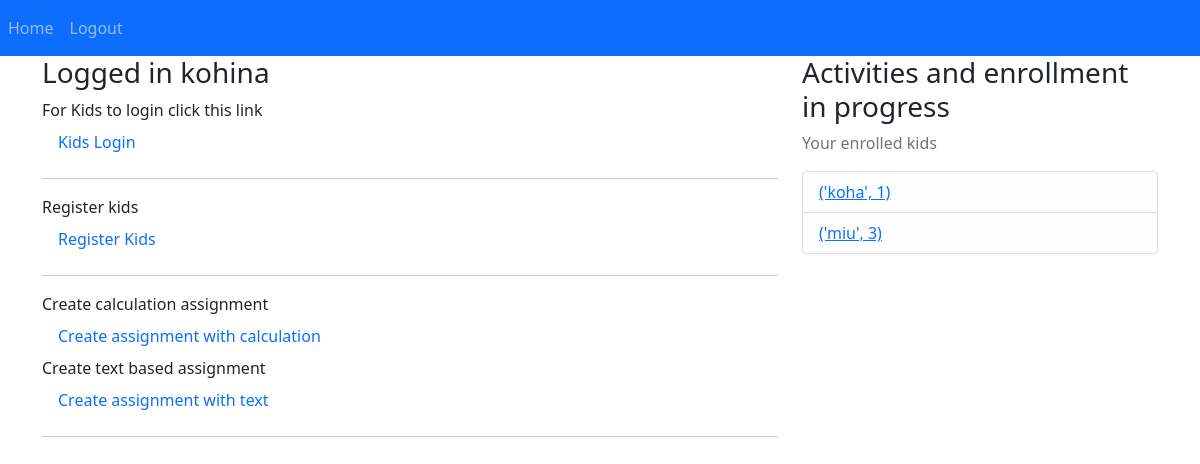
Page / (signed in) on the earlier database version.
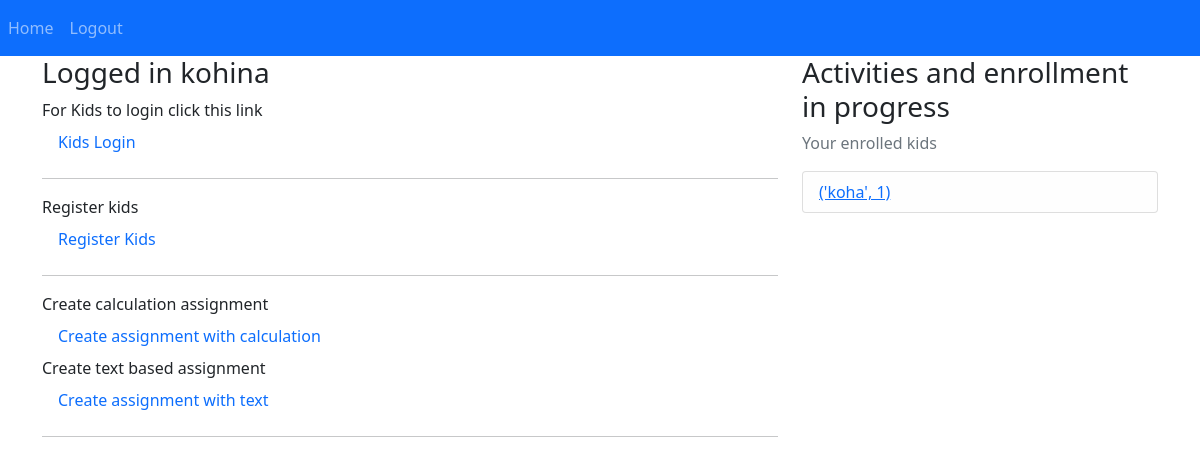
Same page on the later database version.
### webapp/models.py (models this page shows)
class Users(db.Model, UserMixin):
    id = db.Column(db.Integer, primary_key=True, autoincrement=True)
    username = db.Column(db.String(20), unique=True, nullable=False)
    email = db.Column(db.String(120), unique=True, nullable=False)
    password = db.Column(db.String(60), nullable=False)
    registerdate = db.Column(db.DateTime, default=datetime.utcnow())
    registerkids = db.relationship('Registerkids', backref='users', lazy=True)
    def __repr__(self):
        return f"User('{self.username}', '{self.email}')"

class Registerkids(db.Model):
    id = db.Column(db.Integer, primary_key=True, autoincrement=True)
    kidsusername = db.Column(db.String(20), unique=True, nullable=False)
    kidspassword = db.Column(db.String(60), nullable=False)
    age = db.Column(db.Integer)
    user_id = db.Column(db.Integer, db.ForeignKey('users.id')) #, nullable=False)
    score = db.Column(db.Integer, default=0)
    moduleid = db.relationship('Modules', backref='registerkids', lazy=True)

### webapp/parents.py (the view)
@parents.route('/',methods=['GET','POST'])
def home():
    enrolled =""
    if current_user.is_authenticated:
        print("authenticated" , current_user.id)
        print(current_user)
        enrolled = db.session.query(Registerkids, Users).outerjoin(Users, Registerkids.user_id==Users.id).filter(Registerkids.user_id==current_user.id).all()
        print("query results ",enrolled)
    return render_template('home.html', title='Home', enrolled = enrolled, user = current_user)

### webapp/__init__.py (called while the page is built)
def create_app():
    app = Flask(__name__)
    app.config['SECRET_KEY'] = SECRET_KEY
    app.config['SQLALCHEMY_DATABASE_URI'] = SQLALCHEMY_DATABASE_URI
    bcrypt.init_app(app)
    login_manager.init_app(app)
    db.init_app(app)
    from .parents import parents
    from .auth import auth
    from .kids import kids
    app.register_blueprint(parents, url_prefix='/')
    app.register_blueprint(auth, url_prefix='/')
    app.register_blueprint(kids, url_prefix='/')
    from .models import Users
    create_database(app)
    @login_manager.user_loader
    def load_user(user_id):
        return Users.query.get(int(user_id))
    return app

### webapp/templates/home.html
{% extends "layout.html" %}
{% block content %}
{% if current_user.is_authenticated %}
<h3>Logged in {{ user.username }}</h3>
<div> For Kids to login click this link
    <a class="nav-link" href="{{url_for('kids.kidslogin')}}">Kids Login</a>
</div>
<hr>
<div> Register kids
    <a class="nav-link" href="{{url_for('parents.registerkids')}}">Register Kids</a>
</div>
<hr>
<div> Create calculation assignment
    <a class="nav-link" href="{{url_for('parents.createmodule',id=0)}}">Create assignment with calculation</a>
</div>
<div> Create text based assignment
    <a class="nav-link" href="{{url_for('parents.createmodule',id=1)}}">Create assignment with text</a>
</div>
<hr>
{% else %}
<div> For Kids to login click this link
    <a class="nav-link" href="{{url_for('kids.kidslogin')}}">Kids Login</a>
</div>
<hr>
{% endif %}
{% endblock content %}
{% block content2 %}
{% for kids, u in enrolled %}
<li class="list-group-item list-group-item-light"><a href="{{url_for('parents.managekids',id= kids.id ) }}">{{ kids.kidsusername, kids.id }}</a></li>
{% endfor %}
{% endblock content2 %}

### webapp/templates/layout.html (shortened to what this page needs)
<!doctype html>
<html lang="en">
  <head>
    <link href="https://cdn.jsdelivr.net/npm/bootstrap@5.0.0-beta3/dist/css/bootstrap.min.css" rel="stylesheet">
  </head>
  <body>
<nav class="navbar navbar-expand-sm bg-primary navbar-dark">
    <ul class="navbar-nav">
      <li class="nav-item active">
        <a class="nav-link" href="{{url_for('parents.home')}}">Home</a>
      </li>
      {% if current_user.is_authenticated %}
      <li class="nav-item">
        <a class="nav-link" href="{{url_for('auth.logout')}}">Logout</a>
      </li>
      {% endif %}
    </ul>
  </nav>
<main role="main" class="container">
  <div class="row">
    <div class="col-md-8">
      {% block content %}{% endblock %}
    </div>
    {% if current_user.is_authenticated %}
    <div class="col-md-4">
      <div class="content-section">
        <h3>Activities and enrollment in progress</h3>
        <p class='text-muted'>Your enrolled kids
          <ul class="list-group">
            {% block content2 %}{% endblock %}
          </ul>
        </p>
      </div>
    </div>
    {% endif %}
  </div>
</main>
  </body>
</html>

Differences in the rows shown:
removed Registerkids: kidsusername+id "('miu', 3)"
